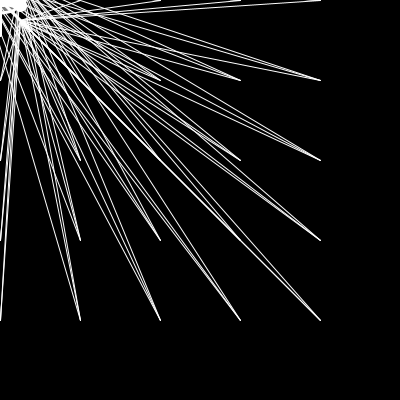
Frame 1 (no input)
Frame 60 (the mouse pressed at the canvas centre just before this capture): identical to frame 1, image omitted
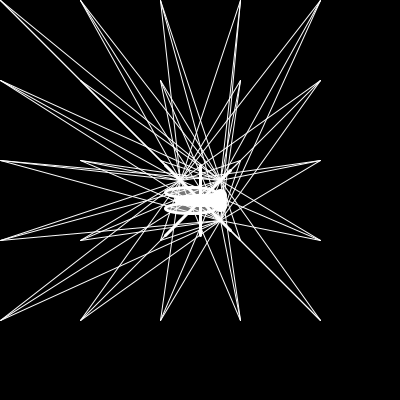
Frame 120 (the mouse held since frame 60 and released just before this capture)

The Processing sketch that drew these frames (run headless with seeded random() and noise(); from frame 60 on, the mouse is pressed at the canvas centre):

// Processing sketch: processing_42495
// ── processing_42495.pde

void setup() {
  size(400, 400);
  smooth();
}
void draw() {
  background(0);
  
  stroke(255);
  strokeWeight (3);
  
  //mosquito
  //legs
  fill(255);
  line( mouseX, mouseY, mouseX + 30, mouseY + 30);
  line( mouseX, mouseY, mouseX + 30, mouseY - 30);
  
  line( mouseX, mouseY, mouseX, mouseY + 35);
  line( mouseX, mouseY, mouseX, mouseY - 35);
  
  line( mouseX, mouseY, mouseX-35, mouseY + 35);
  line( mouseX, mouseY, mouseX-35, mouseY - 35);
  
    //eyes
  ellipse( mouseX+20, mouseY-5, 10, 10);
  ellipse( mouseX+20, mouseY+5, 10, 10);
  
  //body
  ellipse( mouseX, mouseY, 50, 10);
  fill(255,120);
  ellipse( mouseX-10, mouseY+8, 50, 10);
  ellipse( mouseX-10, mouseY-8, 50, 10);
 
  

  
  //web
  strokeWeight (1);
  for (int y=0; y<height; y=y+80) {
    for (int x=0; x<width; x=x+80) {
  line( x, y, mouseX+20, mouseY+20);
  line( x, y, mouseX - 20, mouseY-20);
  line( x, y, mouseX + 20, mouseY - 20);
 


    }
  }

}
